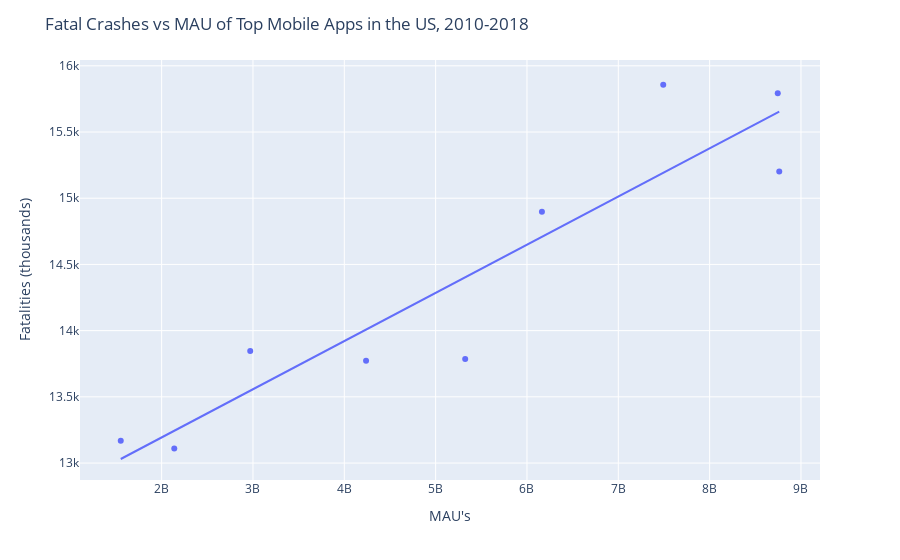

Source (notebook cell):
### Code cell
# set x and y values for scatter plot
x_values = MAU_trim_total
y_values = crashes_per_year

fig = go.Figure()

# Add traces

(slope, intercept, rvalue, pvalue, stderr) = st.linregress(x_values, y_values)
regress_values = x_values * slope + intercept
line_eq = "y = " + str(round(slope,2)) + "x + " + str(round(intercept,2))
fig=px.scatter(x=x_values, y=y_values,trendline='ols')
fig.update_layout(title='Fatal Crashes vs MAU of Top Mobile Apps in the US, 2010-2018 ',
                   xaxis_title="MAU's",
                   yaxis_title='Fatalities (thousands)')

fig.show()

fig.write_image("images/fig2.png")

### Figure 1 — Plotly figure (JSON) as saved in the notebook; plotly's stock layout.template omitted (floating-point values rounded to 4 significant figures)
{"data": [{"hoverlabel": {"namelength": 0}, "hovertemplate": "x=%{x}<br>y=%{y}", "legendgroup": "", "marker": {"color": "#636efa", "symbol": "circle"}, "mode": "markers", "name": "", "showlegend": false, "type": "scatter", "x": [1552301172, 2138454004, 2969870946, 4238214665, 5323579663, 6163816830, 7491935200, 8745885573, 8762230000], "xaxis": "x", "y": [13169, 13109, 13846, 13773, 13786, 14898, 15857, 15792, 15202], "yaxis": "y"}, {"hoverlabel": {"namelength": 0}, "hovertemplate": "<b>OLS trendline</b><br>y = 3.63814e-07 * x + 12465.8<br>R<sup>2</sup>=0.862488<br><br>x=%{x}<br>y=%{y} <b>(trend)</b>", "legendgroup": "", "marker": {"color": "#636efa", "symbol": "circle"}, "mode": "lines", "name": "", "showlegend": false, "type": "scatter", "x": [1552301172, 2138454004, 2969870946, 4238214665, 5323579663, 6163816830, 7491935200, 8745885573, 8762230000], "xaxis": "x", "y": [13030.0, 13240.0, 13550.0, 14010.0, 14400.0, 14710.0, 15190.0, 15650.0, 15650.0], "yaxis": "y"}], "layout": {"legend": {"tracegroupgap": 0}, "margin": {"t": 60}, "title": {"text": "Fatal Crashes vs MAU of Top Mobile Apps in the US, 2010-2018 "}, "xaxis": {"anchor": "y", "domain": [0, 1], "title": {"text": "MAU's"}}, "yaxis": {"anchor": "x", "domain": [0, 1], "title": {"text": "Fatalities (thousands)"}}}}
